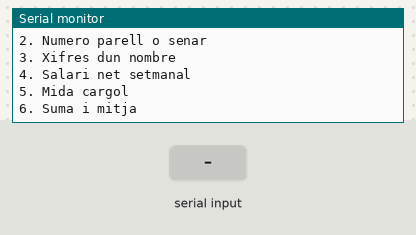
Bench run of a sketch on a simulated Arduino Uno, built with avr-gcc and run on an emulated ATmega328P. Parts: the last lines printed to the serial monitor. The test bench sets the inputs (shaded band).

Above: at 1.3 s.
1.4 s: "1\n" received over Serial
At 2.6 s:
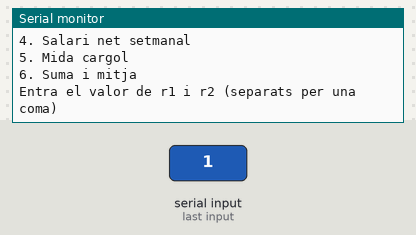
2.9 s: "5\n" received over Serial
At 4.4 s:
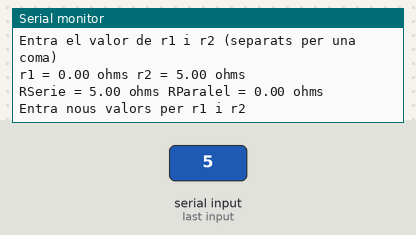

The sketch:

Number_communication_7.ino
```cpp
/*************************************************************************
**                                                                      **
**                             Serial                                   **
**                             Number communication                     **
**                                                                      **
**  ADAM LAAOUAJ                                            07/02/2017  **
*************************************************************************/

//***************************** INCLUDE **********************************

//***************************** VARIABLES ********************************
int programa = 6;
float r1, r2;             // variables for the R's
float rSerie, rParalel;// variables for the results
//***************************** SETUP ************************************
void setup() {
  Serial.begin(9600);        // initialize serial
  Serial.println("Escull el numero del programa que es vol executar?");
  Serial.println("1. Resistencia serie i paral.lel");
  Serial.println("2. Numero parell o senar");
  Serial.println("3. Xifres dun nombre");
  Serial.println("4. Salari net setmanal");
  Serial.println("5. Mida cargol");
  Serial.println("6. Suma i mitja");

  }


//***************************** LOOP *************************************
void loop() {

    while (Serial.available() > 0) {  // if there's any serial available, read it
    programa = Serial.parseInt();// look for valid int the incoming serial stream
    if (Serial.read() == '\n') { //look for newline. Is the end of your sentence
  switch (programa){
  case 1:

    Serial.println("Entra el valor de r1 i r2 (separats per una coma)");

    r1 = Serial.parseInt();// look for valid int the incoming serial stream

    r2 = Serial.parseInt();

    if (Serial.read() == '\n') { //look for newline. Is the end of your sentence
    Serial.print("r1 = ");
    Serial.print(r1);
    Serial.print(" ohms");
    Serial.print(" r2 = ");
    Serial.print(r2);
    Serial.println(" ohms");

    rSerie = r1 + r2;

    Serial.print("RSerie = ");
    Serial.print(rSerie);
    Serial.print(" ohms");

    rParalel = r1*r2 / (r1+r2);

    Serial.print(" RParalel = ");
    Serial.print(rParalel);
    Serial.println(" ohms");
    Serial.println("");
    Serial.println("Entra nous valors per r1 i r2");
    Serial.println("");
    break;

    }
    }
  }
  }
    }


//***************************** FUNCIONS *********************************
```

Measured:
- after the input at 1.4 s, the serial monitor: prints a new line at once (image 1)
- after the input at 2.9 s, the serial monitor: prints a new line at once (image 2)
